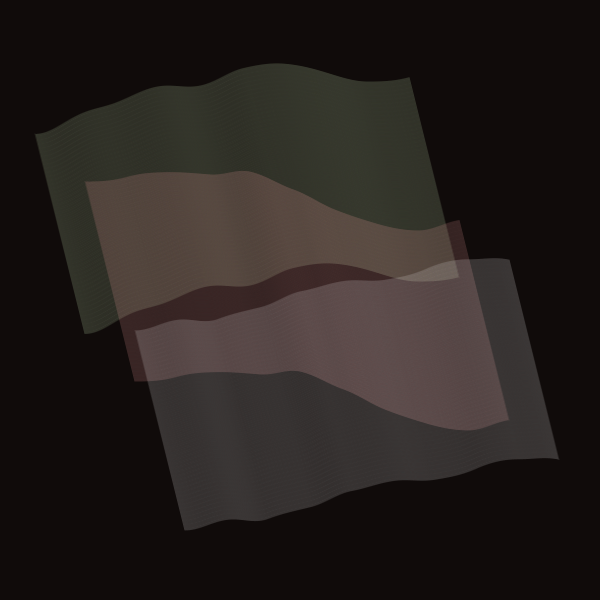
Frame 1 (no input)
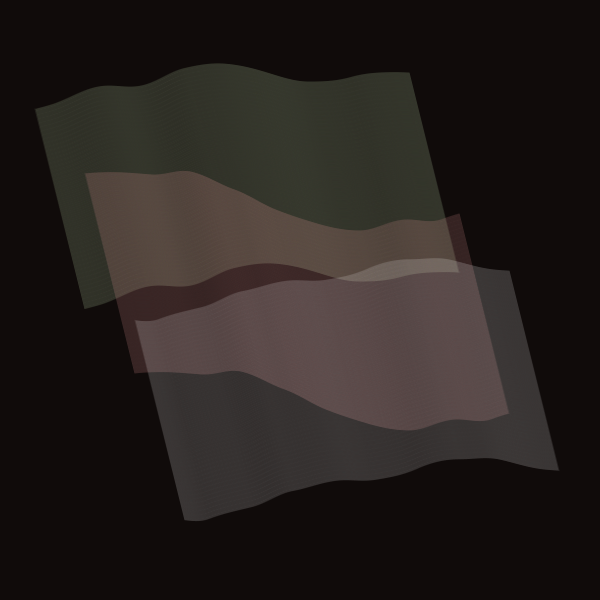
Frame 60 (no input)
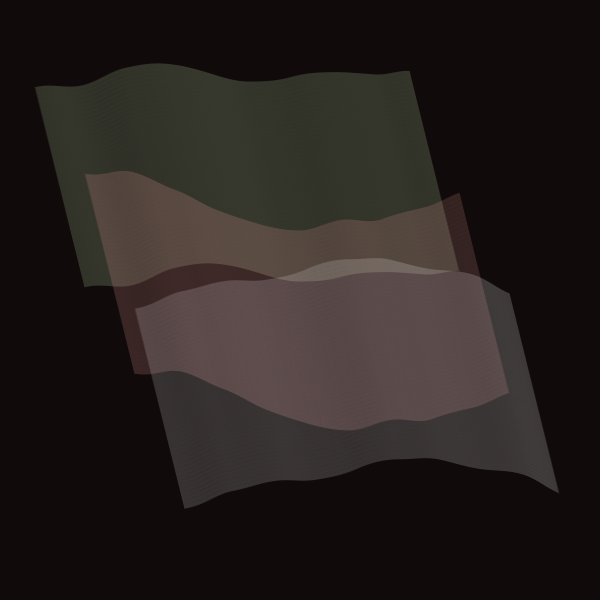
Frame 120 (the mouse pressed at the canvas centre since frame 60)

The p5.js sketch that drew these frames (run headless with seeded random() and noise() and a simulated clock; from frame 60 on, the mouse is pressed at the canvas centre):

// p5.js sketch
// ── sketch.js
let mvr1;
let mvr2;
let mvr3;



function setup() {
  createCanvas(600, 600);
  mvr1 = new Mvr(0, 0, 0, 0.003, 220, 255, 200); //start, posx, posy, inc, clrR, clrG, clrB
  mvr2 = new Mvr(1, 50, 100, 0.003, 255, 174, 170);
  mvr3 = new Mvr(2, 100, 200, 0.003, 255, 255, 255);


}

function draw() {

  background(16, 11, 10);
  stroke(0);


  mvr1.perlin();
  mvr2.perlin();
  mvr3.perlin();


}
// ── mvr.js
class Mvr {
    constructor(start, posx, posy, inc, clrR, clrG, clrB) {
        this.inc = inc;
        this.start = start;
        this.posx = posx;
        this.posy = posy;
        this.clrR = clrR;
        this.clrG = clrG;
        this.clrB = clrB;
        

    }

    perlin() {

        
        push();
        stroke (this.clrR,this.clrG, this.clrB);
        
        translate (this.posx, this.posy);
        strokeWeight(0.1);

        noFill();
        beginShape();
        this.xoff = this.start;
        for (this.x = 35; this.x < width - 190; this.x++) {

            this.y = noise(this.xoff) * height/3;
            vertex(this.x, this.y);


            //vertex(x - 30, y + 40);
            vertex(this.x + 50, this.y + 200);


            this.xoff += this.inc;


        }
        endShape();
        pop();


        this.start += this.inc;
    }

}
